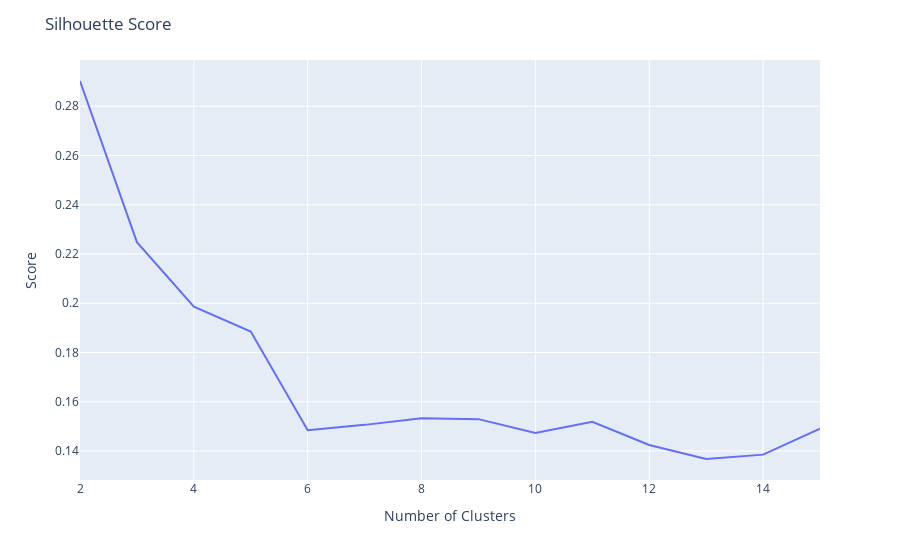

This figure's notebook cell:
### Code cell
clusters = range(min_clusters, max_clusters+1)
fig = px.line( x = clusters,y= silhouette_avg)
fig.update_layout(
    title="Silhouette Score",
    xaxis_title="Number of Clusters",
    yaxis_title="Score",
)
fig.show()

### Figure 1 — Plotly figure (JSON) as saved in the notebook; plotly's stock layout.template omitted (floating-point values rounded to 4 significant figures)
{"data": [{"hovertemplate": "x=%{x}<br>y=%{y}<extra></extra>", "legendgroup": "", "line": {"color": "#636efa", "dash": "solid"}, "marker": {"symbol": "circle"}, "mode": "lines", "name": "", "orientation": "v", "showlegend": false, "type": "scatter", "x": [2, 3, 4, 5, 6, 7, 8, 9, 10, 11, 12, 13, 14, 15], "xaxis": "x", "y": [0.2902, 0.2248, 0.1986, 0.1885, 0.1485, 0.1506, 0.1533, 0.1529, 0.1473, 0.1518, 0.1424, 0.1368, 0.1385, 0.1491], "yaxis": "y"}], "layout": {"legend": {"tracegroupgap": 0}, "margin": {"t": 60}, "title": {"text": "Silhouette Score"}, "xaxis": {"anchor": "y", "domain": [0, 1], "title": {"text": "Number of Clusters"}}, "yaxis": {"anchor": "x", "domain": [0, 1], "title": {"text": "Score"}}}}
